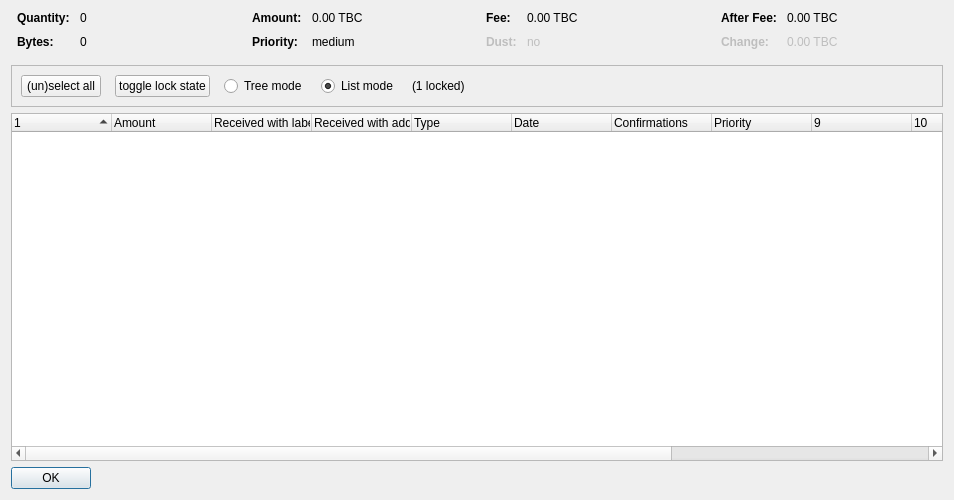
<?xml version="1.0" encoding="UTF-8"?>
<ui version="4.0">
 <class>CoinControlDialog</class>
 <widget class="QDialog" name="CoinControlDialog">
  <property name="geometry">
   <rect>
    <x>0</x>
    <y>0</y>
    <width>954</width>
    <height>500</height>
   </rect>
  </property>
  <property name="windowTitle">
   <string>Coin Selection</string>
  </property>
  <layout class="QVBoxLayout" name="verticalLayout">
   <item>
    <layout class="QHBoxLayout" name="horizontalLayoutTop" stretch="0,0,0,0">
     <property name="topMargin">
      <number>0</number>
     </property>
     <property name="bottomMargin">
      <number>10</number>
     </property>
     <item>
      <layout class="QFormLayout" name="formLayoutCoinControl1">
       <property name="horizontalSpacing">
        <number>10</number>
       </property>
       <property name="verticalSpacing">
        <number>10</number>
       </property>
       <property name="leftMargin">
        <number>6</number>
       </property>
       <property name="rightMargin">
        <number>6</number>
       </property>
       <item row="0" column="0">
        <widget class="QLabel" name="labelCoinControlQuantityText">
         <property name="font">
          <font>
           <weight>75</weight>
           <bold>true</bold>
          </font>
         </property>
         <property name="text">
          <string>Quantity:</string>
         </property>
        </widget>
       </item>
       <item row="0" column="1">
        <widget class="QLabel" name="labelCoinControlQuantity">
         <property name="cursor">
          <cursorShape>IBeamCursor</cursorShape>
         </property>
         <property name="contextMenuPolicy">
          <enum>Qt::ActionsContextMenu</enum>
         </property>
         <property name="text">
          <string notr="true">0</string>
         </property>
         <property name="textInteractionFlags">
          <set>Qt::LinksAccessibleByMouse|Qt::TextSelectableByKeyboard|Qt::TextSelectableByMouse</set>
         </property>
        </widget>
       </item>
       <item row="1" column="0">
        <widget class="QLabel" name="labelCoinControlBytesText">
         <property name="font">
          <font>
           <weight>75</weight>
           <bold>true</bold>
          </font>
         </property>
         <property name="text">
          <string>Bytes:</string>
         </property>
        </widget>
       </item>
       <item row="1" column="1">
        <widget class="QLabel" name="labelCoinControlBytes">
         <property name="cursor">
          <cursorShape>IBeamCursor</cursorShape>
         </property>
         <property name="contextMenuPolicy">
          <enum>Qt::ActionsContextMenu</enum>
         </property>
         <property name="text">
          <string notr="true">0</string>
         </property>
         <property name="textInteractionFlags">
          <set>Qt::LinksAccessibleByMouse|Qt::TextSelectableByKeyboard|Qt::TextSelectableByMouse</set>
         </property>
        </widget>
       </item>
      </layout>
     </item>
     <item>
      <layout class="QFormLayout" name="formLayoutCoinControl2">
       <property name="horizontalSpacing">
        <number>10</number>
       </property>
       <property name="verticalSpacing">
        <number>10</number>
       </property>
       <property name="leftMargin">
        <number>6</number>
       </property>
       <property name="rightMargin">
        <number>6</number>
       </property>
       <item row="0" column="0">
        <widget class="QLabel" name="labelCoinControlAmountText">
         <property name="font">
          <font>
           <weight>75</weight>
           <bold>true</bold>
          </font>
         </property>
         <property name="text">
          <string>Amount:</string>
         </property>
        </widget>
       </item>
       <item row="0" column="1">
        <widget class="QLabel" name="labelCoinControlAmount">
         <property name="cursor">
          <cursorShape>IBeamCursor</cursorShape>
         </property>
         <property name="contextMenuPolicy">
          <enum>Qt::ActionsContextMenu</enum>
         </property>
         <property name="text">
          <string notr="true">0.00 TBC</string>
         </property>
         <property name="textInteractionFlags">
          <set>Qt::LinksAccessibleByMouse|Qt::TextSelectableByKeyboard|Qt::TextSelectableByMouse</set>
         </property>
        </widget>
       </item>
       <item row="1" column="0">
        <widget class="QLabel" name="labelCoinControlPriorityText">
         <property name="font">
          <font>
           <weight>75</weight>
           <bold>true</bold>
          </font>
         </property>
         <property name="text">
          <string>Priority:</string>
         </property>
        </widget>
       </item>
       <item row="1" column="1">
        <widget class="QLabel" name="labelCoinControlPriority">
         <property name="cursor">
          <cursorShape>IBeamCursor</cursorShape>
         </property>
         <property name="contextMenuPolicy">
          <enum>Qt::ActionsContextMenu</enum>
         </property>
         <property name="text">
          <string>medium</string>
         </property>
         <property name="textInteractionFlags">
          <set>Qt::LinksAccessibleByMouse|Qt::TextSelectableByKeyboard|Qt::TextSelectableByMouse</set>
         </property>
        </widget>
       </item>
      </layout>
     </item>
     <item>
      <layout class="QFormLayout" name="formLayoutCoinControl3">
       <property name="horizontalSpacing">
        <number>10</number>
       </property>
       <property name="verticalSpacing">
        <number>10</number>
       </property>
       <property name="leftMargin">
        <number>6</number>
       </property>
       <property name="rightMargin">
        <number>6</number>
       </property>
       <item row="0" column="0">
        <widget class="QLabel" name="labelCoinControlFeeText">
         <property name="font">
          <font>
           <weight>75</weight>
           <bold>true</bold>
          </font>
         </property>
         <property name="text">
          <string>Fee:</string>
         </property>
        </widget>
       </item>
       <item row="0" column="1">
        <widget class="QLabel" name="labelCoinControlFee">
         <property name="cursor">
          <cursorShape>IBeamCursor</cursorShape>
         </property>
         <property name="contextMenuPolicy">
          <enum>Qt::ActionsContextMenu</enum>
         </property>
         <property name="text">
          <string notr="true">0.00 TBC</string>
         </property>
         <property name="textInteractionFlags">
          <set>Qt::LinksAccessibleByMouse|Qt::TextSelectableByKeyboard|Qt::TextSelectableByMouse</set>
         </property>
        </widget>
       </item>
       <item row="1" column="0">
        <widget class="QLabel" name="labelCoinControlLowOutputText">
         <property name="enabled">
          <bool>false</bool>
         </property>
         <property name="font">
          <font>
           <weight>75</weight>
           <bold>true</bold>
          </font>
         </property>
         <property name="text">
          <string>Dust:</string>
         </property>
        </widget>
       </item>
       <item row="1" column="1">
        <widget class="QLabel" name="labelCoinControlLowOutput">
         <property name="enabled">
          <bool>false</bool>
         </property>
         <property name="cursor">
          <cursorShape>IBeamCursor</cursorShape>
         </property>
         <property name="contextMenuPolicy">
          <enum>Qt::ActionsContextMenu</enum>
         </property>
         <property name="text">
          <string>no</string>
         </property>
         <property name="textInteractionFlags">
          <set>Qt::LinksAccessibleByMouse|Qt::TextSelectableByKeyboard|Qt::TextSelectableByMouse</set>
         </property>
        </widget>
       </item>
      </layout>
     </item>
     <item>
      <layout class="QFormLayout" name="formLayoutCoinControl4">
       <property name="horizontalSpacing">
        <number>10</number>
       </property>
       <property name="verticalSpacing">
        <number>10</number>
       </property>
       <property name="leftMargin">
        <number>6</number>
       </property>
       <property name="rightMargin">
        <number>6</number>
       </property>
       <item row="0" column="0">
        <widget class="QLabel" name="labelCoinControlAfterFeeText">
         <property name="font">
          <font>
           <weight>75</weight>
           <bold>true</bold>
          </font>
         </property>
         <property name="text">
          <string>After Fee:</string>
         </property>
        </widget>
       </item>
       <item row="0" column="1">
        <widget class="QLabel" name="labelCoinControlAfterFee">
         <property name="cursor">
          <cursorShape>IBeamCursor</cursorShape>
         </property>
         <property name="contextMenuPolicy">
          <enum>Qt::ActionsContextMenu</enum>
         </property>
         <property name="text">
          <string notr="true">0.00 TBC</string>
         </property>
         <property name="textInteractionFlags">
          <set>Qt::LinksAccessibleByMouse|Qt::TextSelectableByKeyboard|Qt::TextSelectableByMouse</set>
         </property>
        </widget>
       </item>
       <item row="1" column="0">
        <widget class="QLabel" name="labelCoinControlChangeText">
         <property name="enabled">
          <bool>false</bool>
         </property>
         <property name="font">
          <font>
           <weight>75</weight>
           <bold>true</bold>
          </font>
         </property>
         <property name="text">
          <string>Change:</string>
         </property>
        </widget>
       </item>
       <item row="1" column="1">
        <widget class="QLabel" name="labelCoinControlChange">
         <property name="enabled">
          <bool>false</bool>
         </property>
         <property name="cursor">
          <cursorShape>IBeamCursor</cursorShape>
         </property>
         <property name="contextMenuPolicy">
          <enum>Qt::ActionsContextMenu</enum>
         </property>
         <property name="text">
          <string notr="true">0.00 TBC</string>
         </property>
         <property name="textInteractionFlags">
          <set>Qt::LinksAccessibleByMouse|Qt::TextSelectableByKeyboard|Qt::TextSelectableByMouse</set>
         </property>
        </widget>
       </item>
      </layout>
     </item>
    </layout>
   </item>
   <item>
    <widget class="QFrame" name="frame">
     <property name="minimumSize">
      <size>
       <width>0</width>
       <height>40</height>
      </size>
     </property>
     <property name="frameShape">
      <enum>QFrame::StyledPanel</enum>
     </property>
     <property name="frameShadow">
      <enum>QFrame::Sunken</enum>
     </property>
     <layout class="QHBoxLayout" name="horizontalLayout">
      <item>
       <layout class="QHBoxLayout" name="horizontalLayoutPanel" stretch="0,0,0,0,0,0">
        <property name="spacing">
         <number>14</number>
        </property>
        <item>
         <widget class="QPushButton" name="pushButtonSelectAll">
          <property name="sizePolicy">
           <sizepolicy hsizetype="Maximum" vsizetype="Fixed">
            <horstretch>0</horstretch>
            <verstretch>0</verstretch>
           </sizepolicy>
          </property>
          <property name="text">
           <string>(un)select all</string>
          </property>
          <property name="autoDefault">
           <bool>false</bool>
          </property>
         </widget>
        </item>
        <item>
         <widget class="QPushButton" name="pushButtonToggleLock">
          <property name="sizePolicy">
           <sizepolicy hsizetype="Maximum" vsizetype="Fixed">
            <horstretch>0</horstretch>
            <verstretch>0</verstretch>
           </sizepolicy>
          </property>
          <property name="text">
           <string>toggle lock state</string>
          </property>
          <property name="autoDefault">
           <bool>false</bool>
          </property>
         </widget>
        </item>
        <item>
         <widget class="QRadioButton" name="radioTreeMode">
          <property name="sizePolicy">
           <sizepolicy hsizetype="Maximum" vsizetype="Fixed">
            <horstretch>0</horstretch>
            <verstretch>0</verstretch>
           </sizepolicy>
          </property>
          <property name="text">
           <string>Tree mode</string>
          </property>
         </widget>
        </item>
        <item>
         <widget class="QRadioButton" name="radioListMode">
          <property name="sizePolicy">
           <sizepolicy hsizetype="Maximum" vsizetype="Fixed">
            <horstretch>0</horstretch>
            <verstretch>0</verstretch>
           </sizepolicy>
          </property>
          <property name="text">
           <string>List mode</string>
          </property>
          <property name="checked">
           <bool>true</bool>
          </property>
         </widget>
        </item>
        <item>
         <widget class="QLabel" name="labelLocked">
          <property name="text">
           <string>(1 locked)</string>
          </property>
         </widget>
        </item>
        <item>
         <spacer name="horizontalSpacer">
          <property name="orientation">
           <enum>Qt::Horizontal</enum>
          </property>
          <property name="sizeHint" stdset="0">
           <size>
            <width>40</width>
            <height>20</height>
           </size>
          </property>
         </spacer>
        </item>
       </layout>
      </item>
     </layout>
    </widget>
   </item>
   <item>
    <widget class="CoinControlTreeWidget" name="treeWidget">
     <property name="contextMenuPolicy">
      <enum>Qt::CustomContextMenu</enum>
     </property>
     <property name="sortingEnabled">
      <bool>false</bool>
     </property>
     <property name="columnCount">
      <number>13</number>
     </property>
     <attribute name="headerShowSortIndicator" stdset="0">
      <bool>true</bool>
     </attribute>
     <attribute name="headerStretchLastSection">
      <bool>false</bool>
     </attribute>
     <column>
      <property name="text">
       <string/>
      </property>
     </column>
     <column>
      <property name="text">
       <string>Amount</string>
      </property>
     </column>
     <column>
      <property name="text">
       <string>Received with label</string>
      </property>
     </column>
     <column>
      <property name="text">
       <string>Received with address</string>
      </property>
     </column>
     <column>
      <property name="text">
       <string>Type</string>
      </property>
     </column>
     <column>
      <property name="text">
       <string>Date</string>
      </property>
     </column>
     <column>
      <property name="text">
       <string>Confirmations</string>
      </property>
      <property name="toolTip">
       <string>Confirmed</string>
      </property>
     </column>
     <column>
      <property name="text">
       <string>Priority</string>
      </property>
     </column>
     <column>
      <property name="text">
       <string/>
      </property>
     </column>
     <column>
      <property name="text">
       <string/>
      </property>
     </column>
     <column>
      <property name="text">
       <string/>
      </property>
     </column>
     <column>
      <property name="text">
       <string/>
      </property>
     </column>
     <column>
      <property name="text">
       <string/>
      </property>
     </column>
    </widget>
   </item>
   <item>
    <widget class="QDialogButtonBox" name="buttonBox">
     <property name="sizePolicy">
      <sizepolicy hsizetype="Maximum" vsizetype="Fixed">
       <horstretch>0</horstretch>
       <verstretch>0</verstretch>
      </sizepolicy>
     </property>
     <property name="orientation">
      <enum>Qt::Horizontal</enum>
     </property>
     <property name="standardButtons">
      <set>QDialogButtonBox::Ok</set>
     </property>
    </widget>
   </item>
  </layout>
 </widget>
 <customwidgets>
  <customwidget>
   <class>CoinControlTreeWidget</class>
   <extends>QTreeWidget</extends>
   <header>coincontroltreewidget.h</header>
  </customwidget>
 </customwidgets>
 <resources/>
 <connections/>
</ui>
